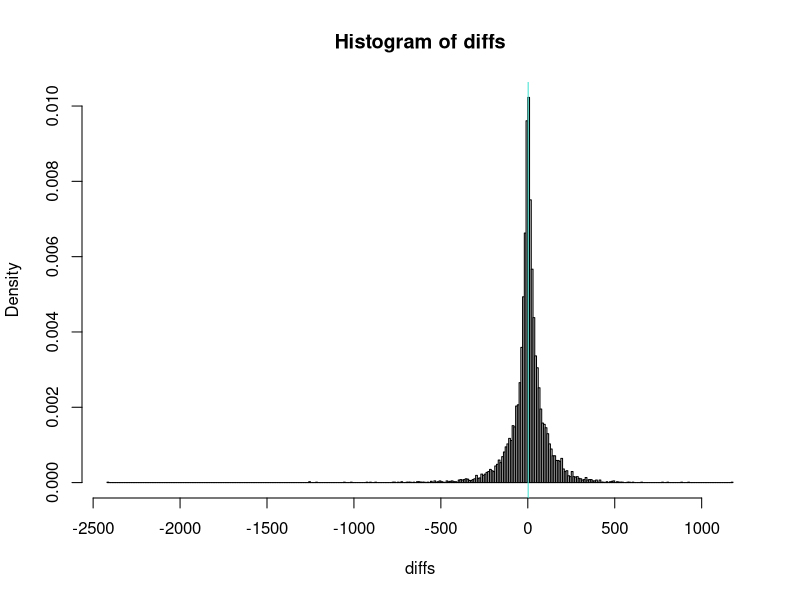
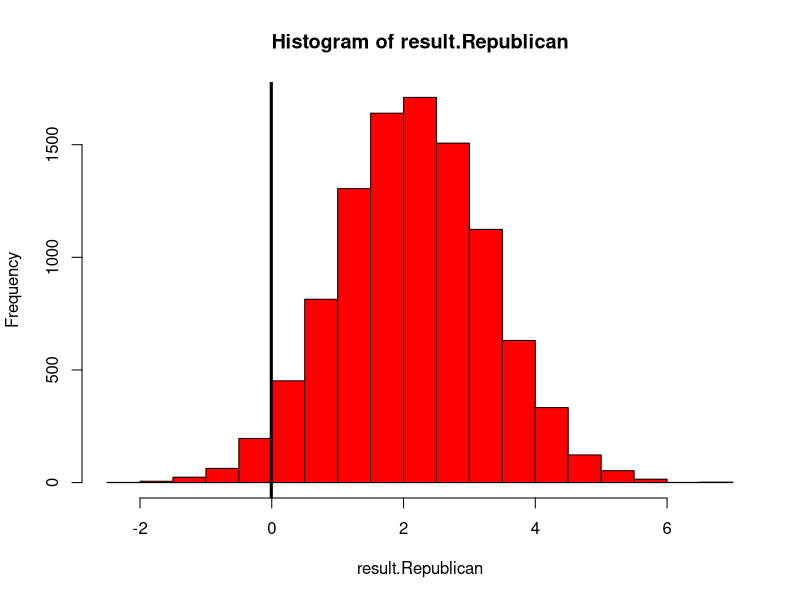
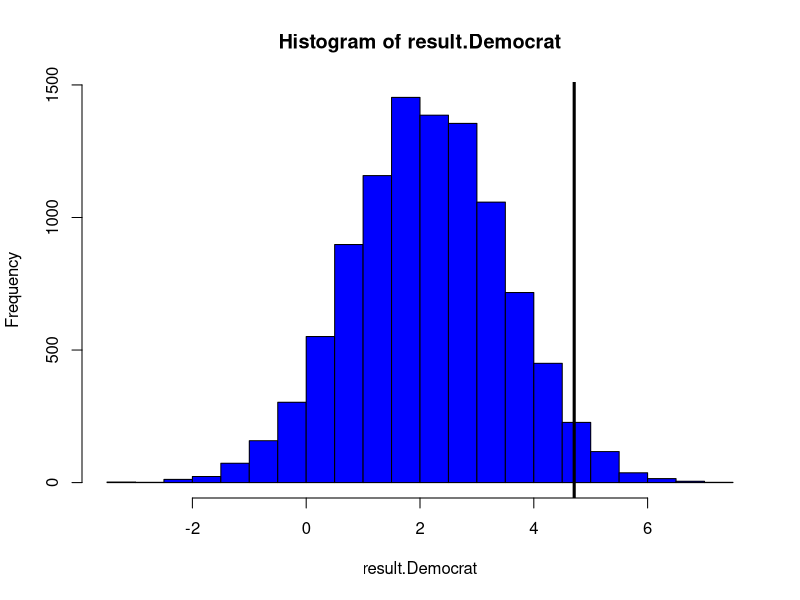
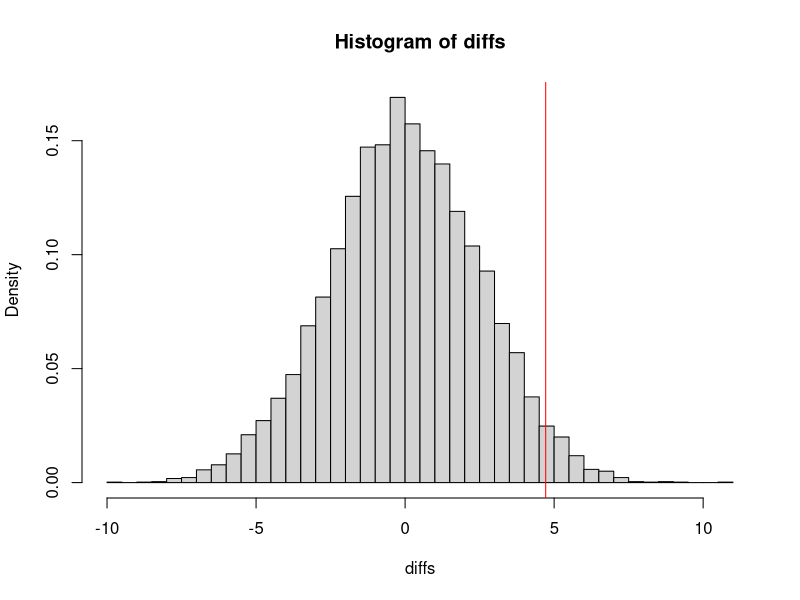
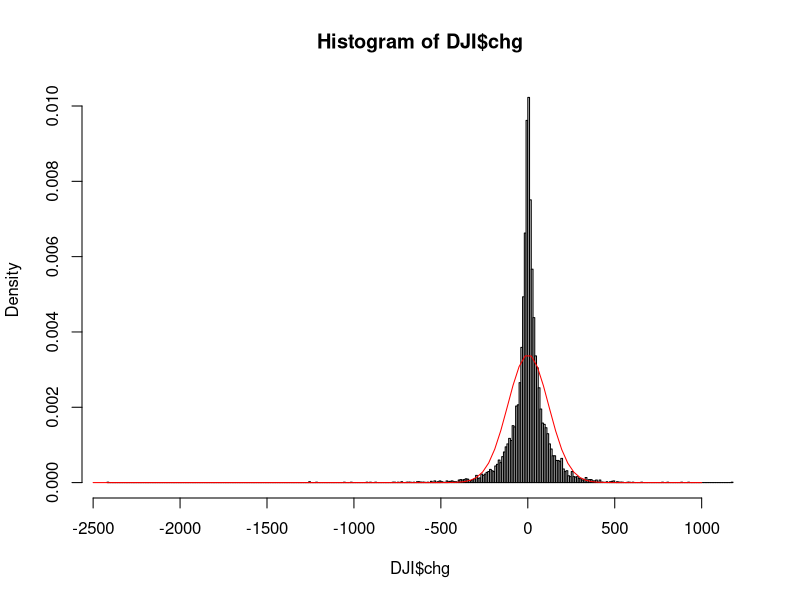
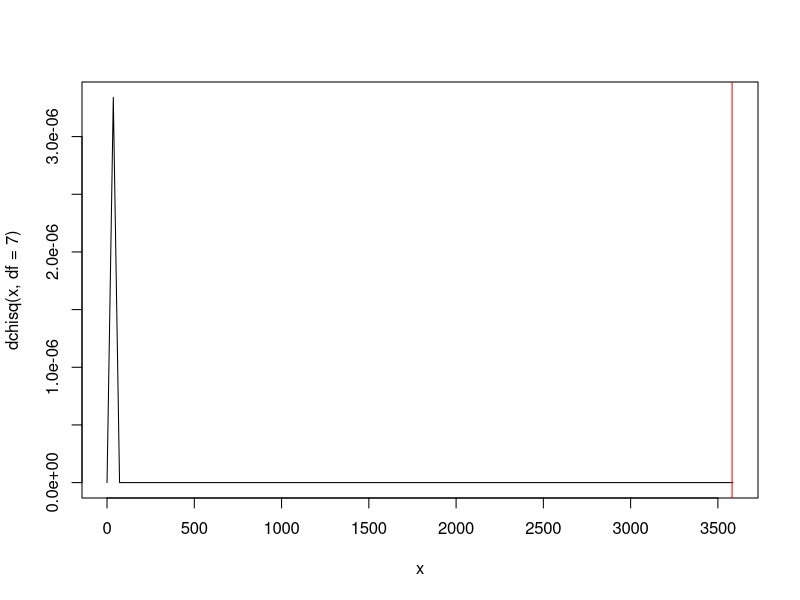
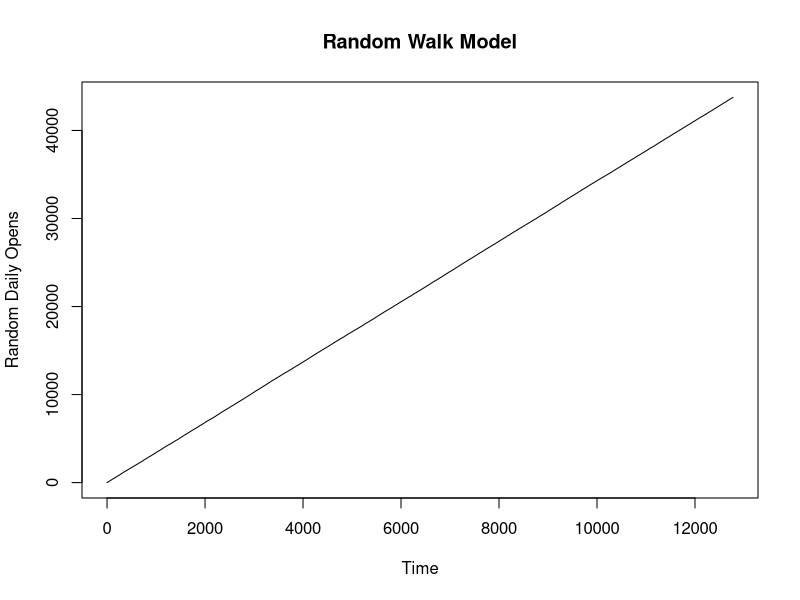
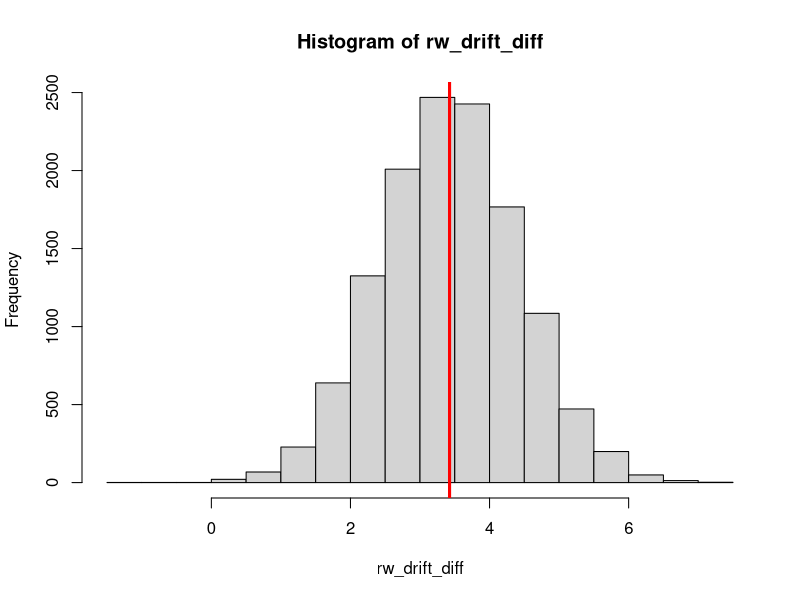

Recreate these plots in R, in order.
#This is where our main code for our project will go!
DJI <- read.csv("DJI.csv"); head(DJI)

#Create 'Regime' Categories (Regan, Bush, etc.)
DJI["Regime"] <- "None" #Set blank column

#Set the dates for each regime
#Each 'term' is denoted from inaugaration day 
#to the day before the next regime's inaugaration day
dates <- sapply(DJI["Date"], function(x) as.Date(x)) #Convert CSV date character objects 
#to date objects
DJI[dates < as.Date("1989-01-20"), "Regime"] <- "RR"
DJI[dates >= as.Date("1989-01-20") & dates < as.Date("1993-01-20"), "Regime"] <- "GHWB"
DJI[dates >= as.Date("1993-01-20") & dates < as.Date("2001-01-20"), "Regime"] <- "BC"
DJI[dates >= as.Date("2001-01-20") & dates < as.Date("2009-01-20"), "Regime"] <- "GWB"
DJI[dates >= as.Date("2009-01-20") & dates < as.Date("2017-01-20"), "Regime"] <- "BO"
DJI[dates >= as.Date("2017-01-20"), "Regime"] <- "DJT"

#Create a binary category for the political party in control of the White House 
#(Republican = 1, Democrat = 0)
Republican <- (DJI$Regime == "RR") | (DJI$Regime == "GHWB") | (DJI$Regime == "GWB") | (DJI$Regime == "DJT")
DJI <- data.frame(DJI, Republican); head(DJI); sum(Republican); mean(Republican)

#Create a binary category for expansion vs recession year
DJI["Recession"] <- FALSE

#Extract years from date column
DJI.year <- format(as.Date(DJI$Date),"%Y")

#Set the dates
DJI[DJI.year == 1980, "Recession"] <- TRUE
DJI[DJI.year >= 1981 & DJI.year  <= 1981, "Recession"] <- TRUE
DJI[DJI.year >= 1990 & DJI.year  <= 1991, "Recession"] <- TRUE
DJI[DJI.year == 2001, "Recession"] <- TRUE
DJI[DJI.year >= 2007 & DJI.year <= 2009, "Recession"] <- TRUE
DJI[DJI.year >= 2020, "Recession"] <- TRUE

#Set up indices for permutation test by party and president 
index.Republican <- DJI$Republican ; sum(index.Republican) # 4822, matches
index.RR <- (DJI$Regime == "RR") ; sum(index.RR) # 1005
index.GHWB <- (DJI$Regime == "GHWB") ; sum(index.GHWB) # 1011
index.BC <- (DJI$Regime == "BC") ; sum(index.BC) # 2021
index.GWB <- (DJI$Regime == "GWB") ; sum(index.GWB) # 2009
index.BO <- (DJI$Regime == "BO") ; sum(index.BO) # 2015
index.DJT <- (DJI$Regime == "DJT") ; sum(index.DJT) # 797
dim(DJI) ; sum(c(index.RR, index.GHWB, index.BC, index.GWB, index.BO, index.DJT)) # 8858, matches

# Create vector for difference between daily Open values
Open <- DJI$Open
N <- length(Open) ; diffs <- numeric(N - 1)
for (i in 1:N - 1) {
  diffs[i] <- Open[i + 1] - Open[i]
}
head(diffs) # there are some rather large values with double digits before the decimal
length(diffs) # 8857 as expected
sum(diffs)  # 18975.43 so over double the number of observations
mu.chg.open <- mean(diffs) # 2.142422 around what we expected based on the aforementioned values
med.chg.open <- median(diffs) # 3.4297 is higher than mean, indicating more extreme lesser values
var.chg.open <- var(diffs) # whopping 13760.49 for variance, we expect this to increase over time
hist(diffs, breaks = "fd", prob = TRUE) 
# resembles normal distribution with narrow concentration around sharp peak at mean 
# and with long tails, with more extreme negative values
abline(v = mu.chg.open, col = "turquoise")

chg <- numeric(nrow(DJI))
chg[1] <- 0 ; chg[2:nrow(DJI)] <- diffs; chg <- data.frame(chg)
DJI <- data.frame(DJI,chg); head(DJI)

diffs.Republican <- diffs[index.Republican[-1]]
mu.RepDiffs <- mean(diffs.Republican) # -.006959248
diffs.Democrat <- diffs[!(index.Republican[-1])]
mu.DemDiffs <- mean(diffs.Democrat)
mean(diffs.Democrat) # 4.709857
# The means seem different, but given the large variance, this is doubtful.

#Permutation Test
N <- 10^4; result.Republican <- numeric(N); result.Democrat <- numeric(N)
for (i in 1:N) {
  smpl <- sample(index.Republican[-1], replace = FALSE)
  smpl.Republican <- diffs[smpl]
  smpl.Democrat <- diffs[!smpl]
  result.Republican[i] <- mean(smpl.Republican)
  result.Democrat[i] <- mean(smpl.Democrat)
}

#Republican Result
hist(result.Republican, col = "red")
abline(v = mu.RepDiffs, col = "black", lwd = 3)
mu.result.Republican <- mean(result.Republican) ; mu.result.Republican ; mu.RepDiffs
mean(result.Republican <= mu.RepDiffs) 
#2.88% chance of seeing this statistic thus it is statistically significant.

#Democrat Result
hist(result.Democrat, col = "blue")
abline(v = mu.DemDiffs, col = "black", lwd = 3)
mu.result.Democrat <- mean(result.Democrat) ; mu.result.Democrat ; mu.DemDiffs
mean(result.Democrat >= mu.DemDiffs) 
#2.88% chance. Whoa, both means are equally statistically significant.

#Combined Attempt
RepAvg <- sum(DJI$chg*(DJI$Republican == TRUE))/sum(DJI$Republican == TRUE) ; RepAvg
DemAvg <- sum(DJI$chg*(DJI$Republican == FALSE))/sum(DJI$Republican == FALSE) ; DemAvg
Obs <-  DemAvg - RepAvg; Obs

N <- 10^4 #number of simulations
diffs <- numeric(N) #this is the vector that will store our simulated differences
for (i in 1:N) {
  Rep <- sample(DJI$Republican) #This is our permuted party column
  RepMu <- sum(DJI$chg*(Rep == TRUE))/sum(Rep == TRUE) ; RepMu
  DemMu <- sum(DJI$chg*(Rep == FALSE))/sum(Rep == FALSE) ; DemMu
  diffs[i] <- DemMu - RepMu
}
mean(diffs) #inspecting that these are indeed close to zero
hist(diffs, breaks = "FD", probability = TRUE)
abline(v = Obs, col = "red")

pvalue <-  (sum(diffs >= Obs)+1)/(N+1) ; pvalue
# 2.71% chance that this extreme of an observed difference would arise by chance .

## Contingency table with chi-square test for political party and recession. 
sum(DJI$Recession)/length(DJI$Recession) # 17.67% of observations are in recession years
obs.tbl <- table(DJI$Republican,DJI$Recession) # Republican has more Recession
exp.tbl <- outer(rowSums(obs.tbl), colSums(obs.tbl))/sum(obs.tbl)
obs.tbl ; exp.tbl
chisq.test(DJI$Republican,DJI$Recession)
# p-value is less than 2.2e-16, far below our .05 threshold, so there would be a very
# small chance that the observed contingency table would arise by chance.
# Thus, the observations provide sufficient evidence to reject the null hypothesis
# that Republican and Democratic regimes are equally likely to be associated with recession
# years from 1985 to early 2020. 

## Can you make this more granular by leveraging recession by quarter instead of year?
## Can we do a contingency table that is larger than 2x2 by using regime intead of party?

## Let's apply simulation methods to the day-over-day (DOD) change in Open values. 
## We can also run this and the previous analyses on the other numerical columns 
## of DJI to see if we arise at similar or different results, 
## once we finish the first round of analysis the DOD change in Open values. 
## If we set up the simulations appropriately, we should expect to see in our results that 
## a greater sample size or a greater number of simulations yields increasingly higher 
## variance, potentially indicated by fat tails when plotting the distribution of the results. 
## Can you figure out a way to leverage a chi-square test or CLT here?

#Bruno: I think one good way to show that the data has infinite variance is to show that it cannot be
#modeled with a Normal distribution. (Then we can fit something like a Cauchy distribution later)
#I'm open to taking this out, but I thought we could try to get feedback on it at least!
#So what we are checking is if the daily price fluxes for the Dow Jones have infinite variance
hist(DJI$chg, breaks = "FD", probability = TRUE) #already doesn't look super promising
mu <- mean(DJI$chg)
sigma <- sd(DJI$chg) 
# do we multiply by n the number of sample observations to estimate the population variance?
# maybe not since this is the population? or is it?
curve(dnorm(x,mu,sigma), from = -2500, to = 1000, add = TRUE, col = "red")
n1 <- qnorm(0.1, mu, sigma); n1    #10% of the normal distribution lies below this value
pnorm(n1, mu, sigma)       
mean(DJI$chg <= n1) #6.2%, not great, we would epxect something closer to 10% if it were Normal
#Now let's create a vector of deciles so that we can split our data and see if it falls as expected
dec <- qnorm(seq(0.0,1,by = 0.1), mu,sigma); dec  #11 bins
Exp <- rep(length(DJI$chg)/10,10); Exp 
binchg <- numeric(10)
for(i in 1:10){
  binchg[i] <- sum((DJI$chg >= dec[i]) & (DJI$chg <= dec[i+1] )) ; binchg
}
#Finally we can test for uniformity using a chi-squared test.
ChiStat <- sum((binchg - Exp)^2/Exp); ChiStat #3581.397
#We estimated two parameters (using the sample mean and standard deviation), which costs two degrees of freedom, 
#and we have set the total days to match our sample which costs another so we have 10 - 3 = 7 degrees of freedom
curve(dchisq(x, df = 7), from = 0, to = ChiStat + 5)
abline(v=ChiStat, col = "red") 
pchisq(ChiStat, df = 7, lower.tail = FALSE) # 0
#Given this extremely low chi-square value, it seems that the normal distribution is not a good model (at all)
#for the daily fluxes in the Dow Jones Industrial Average. So let's now check how a model with infinite variance
#fits the data. 

n <- 365 * 35
## Generate a RW model with a drift using arima.sim
# Choose one of the two lines of code below, one for mean and one for median of our DOD value changes.
rw_drift <- arima.sim(model = list(order = c(0,1,0)), n, mean = mu.chg.open)
rw_drift <- arima.sim(model = list(order = c(0,1,0)), n, mean = med.chg.open)
# Plot rw_drift
plot(rw_drift, type = "l", xlab = "Time", ylab = "Random Daily Opens", main = "Random Walk Model")
# this lacks the volatility of the DJI
# Calculate the first difference series rw_drift_diff <-
N <- length(rw_drift); rw_drift_diff <- numeric(N)
for (i in 2:length(rw_drift)) {
  rw_drift_diff[i] <- rw_drift[i] - rw_drift[i - 1] }
rw_drift_diff # no negative values, does not model DJI DOD changes very well
#Mean of the First Difference Series
mean(rw_drift_diff) # 2.222279 when using mean, 3.263219 when using median
#Plot a histogram of the values and draw the mean/median using abline
hist(rw_drift_diff); abline(v = mean(rw_drift_diff), col = "red", lwd = 3)
#Plot the values of the time series and draw the mean/median using abline - and we get a constant!
plot(rw_drift_diff, type = "l", xlab = "Time", ylab = "Differences in Random Daily Opens",
     main = "First Difference Series"); abline(h = mean(rw_drift_diff), col = "red", lwd = 3)
hist(rw_drift_diff, prob = TRUE)

# Chi-square test for diffs and rw_drift_diff, bins by deciles
# Apply central limit theorem, if data is symmetric, should produce standard normal distribution

# Partial variance
N <- length(Open) ; 
variances.normal <- numeric(N - 1)
variances.cauchy <- numeric(N - 1)
variances.Open <- numeric(N - 1)
variances.flux.Open <- numeric(N - 1)
sample.normal <- rnorm(N) ; sample.cauchy <- rcauchy(N)
Open <- DJI$Open ; flux.Open <- DJI$chg
index <- 1:(N - 1)
for (i in 2:N)
{
 variances.normal[i - 1] <- var(sample.normal[1:i])
 variances.cauchy[i - 1] <- var(sample.cauchy[1:i])
 variances.Open[i - 1] <- var(Open[1:i])
 variances.flux.Open[i - 1] <- var(flux.Open[1:i])
}
variances.flux.Open <- variances.flux.Open[-1]
par(mfrow = c(2,2))
plot(index,variances.normal, type = "l", col = "steelblue", log = "x")
plot(index,variances.cauchy, type = "l", col = "firebrick", log = "xy")
plot(index,variances.Open, type = "l", col = "yellowgreen", log = "xy")
plot(head(index,-1),variances.flux.Open, type = "l", col = "slategray", log = "xy")
par(mfrow = c(1,1))
summary(variances.normal)
summary(variances.cauchy)
summary(variances.Open)
summary(variances.flux.Open)

# Normal seems to fit random walk, but not first differences (which model fits?) 
# What is a narrow highly concentrated around the mean but with really large variance?
# random walk doesn't seem to have infinite variance, but how does it theoretically?

## Should we perform this analysis for High, Low or Close? Does it change anything?
## Does using a logarithmic or exponential model make the data behave better?
## Given that our observed DOD data produces low frequency, extreme values, particularly negative,
## how do we do a better job of fitting a probability distribution model to our observed data? 
## That is, can we slice our data differently, change the parameters of the random walk model,
## or use a different distribution altogether to model our data? We could use Cauchy, Levy, Pareto, 
## T or other distributions with infinite variance. Are there any that look like our histogram?
## Is this necessary in order to test for infinite variance? 
## Does the current random walk model invalidate our test for infinite variance on the observed data?
## Or can we test for infinite variance without worrying about any model at all? 
## Perhaps partial variance can help here?
## Can we build out the partial variance model and visualization per the shared stackexchange post?
